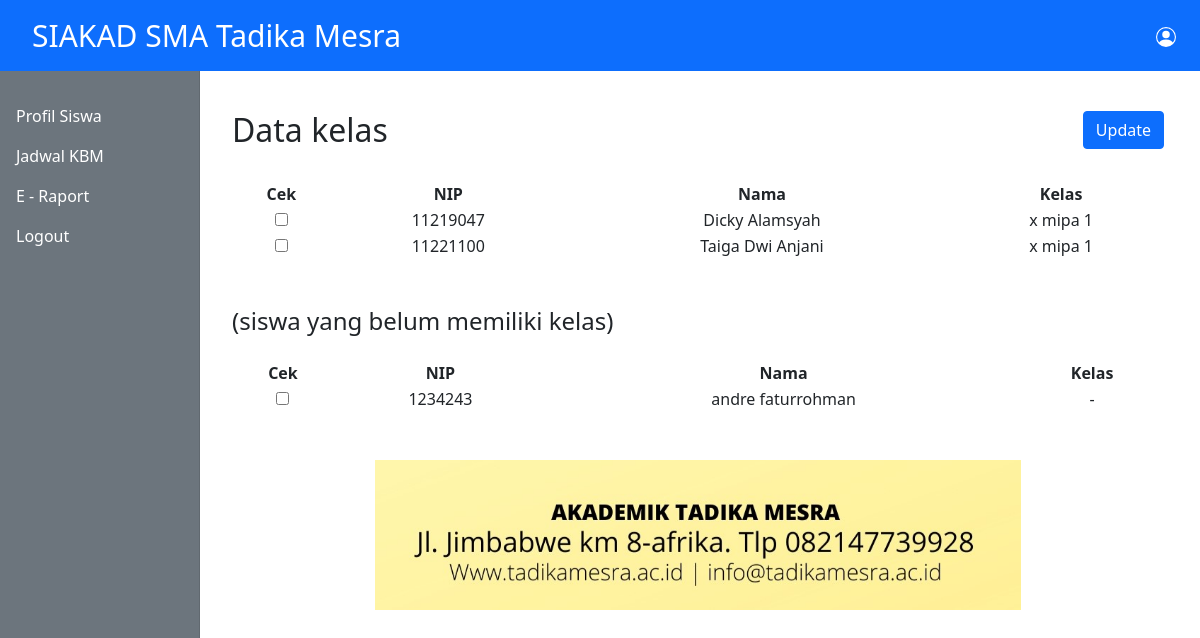
Page /admin/detail-kelas.php?kelas=x mipa 1 on the committed database.
### tables this page shows
CREATE TABLE `kelas_siswa` (
  `NISN` int(40) NOT NULL,
  `nama` varchar(100) NOT NULL,
  `kelas` varchar(50) NOT NULL
);

### admin/detail-kelas.php (the view, shortened to what this page needs)
<?php
    include_once '../database/koneksi.php';
    include_once '../templates/header.php';
    $kelas_utama = $_GET["kelas"];
    $sql = "SELECT * FROM kelas_siswa WHERE kelas = '$kelas_utama'";
    $exec = mysqli_query($koneksi,$sql);
    $kelas = "-";
    $sql2 = "SELECT * FROM kelas_siswa WHERE kelas = '$kelas'";
    $exec2 = mysqli_query($koneksi,$sql2);
    $result = mysqli_num_rows($exec2);
?>
<div class="col-12">
       <div class="row">
            <div class="col-3" style="width:25%;">
                <strong>  <h2>Data kelas</h2>
                </strong>
				</div>
			<div class="col-9" style="width:75%; float:right;">
				<button type="button" class="btn btn-primary" data-bs-toggle="modal" data-bs-target="#staticBackdrop" style="float:right;">
				Update
				</button>
				</div>
              </div>
              </div>
<br>
<div class="container">
		<div class="row">
			<table style = "text-align:center;">
				<tr>
					<th>Cek</th>
					<th>NIP</th>
					<th>Nama</th>
                    <th>Kelas</th>
				</tr>
			<form action="" method="post">
			<?php while($rows = mysqli_fetch_assoc($exec)):?>
				<tr>
				<td><input type="checkbox" name="data[]" value=<?= $rows['NISN']; ?>></td>
				<td><?= $rows["NISN"];?></td>
				<td><?= $rows["nama"];?></td>
				<?php if(empty($rows["kelas"])):?>
				<td>-</td>
				<?php else:?>
				<td><?= $rows["kelas"]?></td>
				<?php endif;?>
				</tr>
				<?php endwhile;?>
			</table>
		</div>
	</div>
    <br>
    <br>
<?php if($result):?>
    <div class="col-12">
       <div class="row">
            <div class="col-3" style="width:50%;">
                <strong>
                    <h4>(siswa yang belum memiliki kelas)</h4>
                </strong>
			</div>
        </div>
    </div>
<div class="container mt-3">
		<div class="row">
			<table style = "text-align:center;">
				<tr>
					<th>Cek</th>
					<th>NIP</th>
					<th>Nama</th>
                    <th>Kelas</th>
				</tr>
			<form action="" method="post">
			<?php while($rows = mysqli_fetch_assoc($exec2)):?>
				<tr>
				<td><input type="checkbox" name="data[]" value=<?= $rows['NISN']; ?>></td>
				<td><?= $rows["NISN"];?></td>
				<td><?= $rows["nama"];?></td>
				<?php if(empty($rows["kelas"])):?>
				<td>-</td>
				<?php else:?>
				<td><?= $rows["kelas"]?></td>
				<?php endif;?>
				</tr>
				<?php endwhile;?>
			</table>
		</div>
	</div>
    <?php else :?>
    <?php endif;?>
<?php include_once '../templates/footer.php';?>

### rows in the picture
kelas_siswa: NISN "11219047", nama "Dicky Alamsyah", kelas "x mipa 1"
kelas_siswa: NISN "11221100", nama "Taiga Dwi Anjani", kelas "x mipa 1"
kelas_siswa: NISN "1234243", nama "andre faturrohman", kelas "-"
